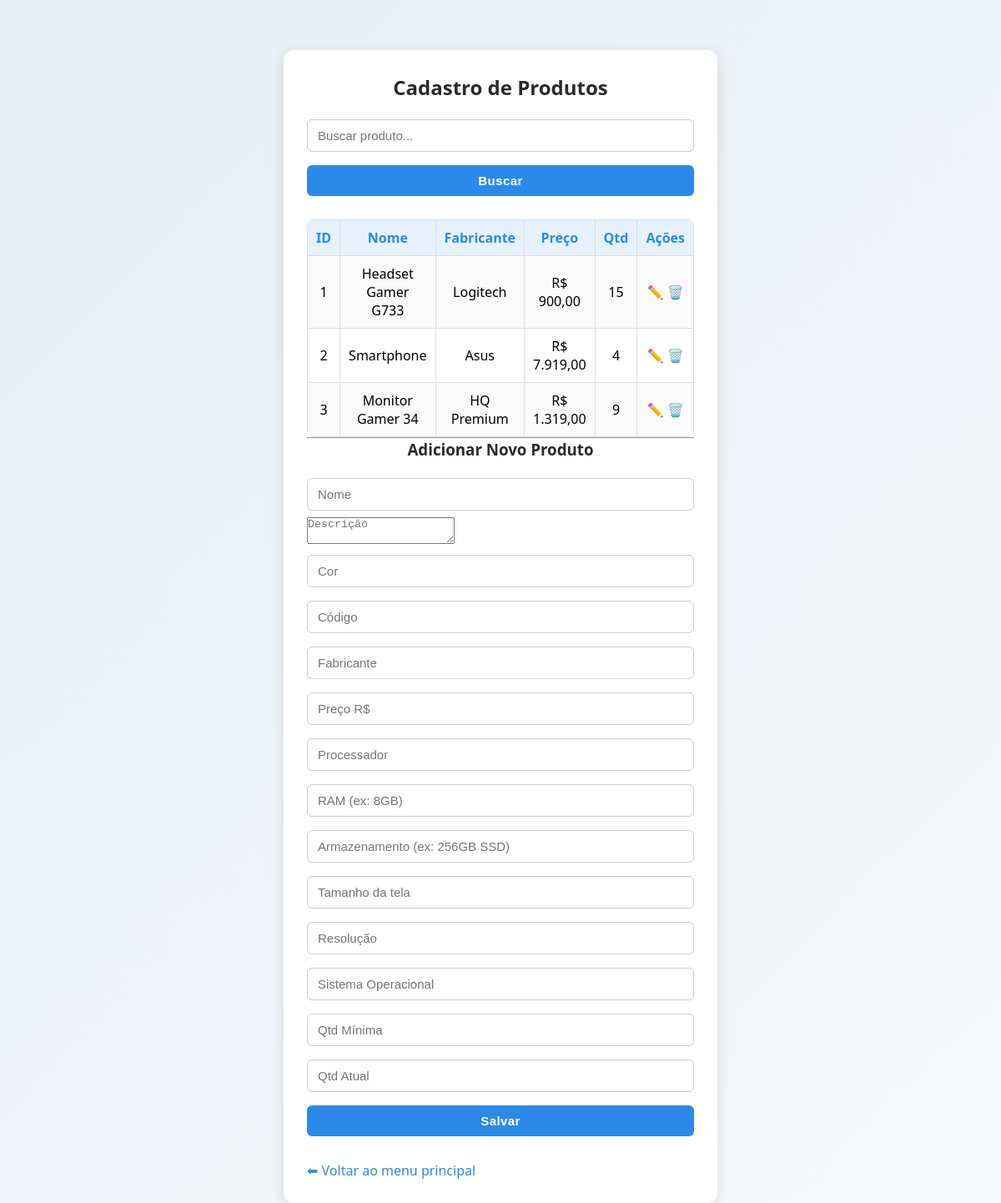
Page /cadastro_produto.php (signed in) on the committed database.
### tables this page shows
CREATE TABLE produtos (
  id_produto INT AUTO_INCREMENT PRIMARY KEY,
  nome VARCHAR(100) NOT NULL,
  descricao TEXT NOT NULL,
  cor VARCHAR (10) NOT NULL,
  codigo VARCHAR(50) NOT NULL,
  fabricante VARCHAR(20) NOT NULL,
  preco DECIMAL NOT NULL,
  processador VARCHAR(50) NULL,
  ram VARCHAR (10) NULL,
  armazenamento VARCHAR(50) NULL,
  tamanho_tela VARCHAR(50) NULL,
  resolucao VARCHAR(50) NULL,
  sistema_ope VARCHAR(50) NULL,
  quantidade_minima INT DEFAULT 0,
  quantidade_atual INT DEFAULT 0
);

### cadastro_produto.php (the view, shortened to what this page needs)
<?php
include('conexao.php');
$busca = isset($_GET['busca']) ? $_GET['busca'] : '';
$sql = "SELECT * FROM produtos WHERE nome LIKE '%$busca%'";
$result = $conn->query($sql);
$produtoEdit = [
    'id_produto' => '',
    'nome' => '',
    'descricao' => '',
    'cor' => '',
    'codigo' => '',
    'fabricante' => '',
    'preco' => '',
    'processador' => '',
    'ram' => '',
    'armazenamento' => '',
    'tamanho_tela' => '',
    'resolucao' => '',
    'sistema_ope' => '',
    'quantidade_minima' => '',
    'quantidade_atual' => ''
];
?>
<!DOCTYPE html>
<html lang="pt-br">
<head>
<link rel="stylesheet" href="style.css">
</head>
<body>
<div class="container">
<h2>Cadastro de Produtos</h2>
<form method="get" style="margin-bottom:10px;">
  <input type="text" name="busca" placeholder="Buscar produto..." value="<?= htmlspecialchars($busca) ?>">
  <button type="submit">Buscar</button>
</form>
<table>
<tr>
  <th>ID</th>
  <th>Nome</th>
  <th>Fabricante</th>
  <th>Preço</th>
  <th>Qtd</th>
  <th>Ações</th>
</tr>
<?php if ($result->num_rows > 0): ?>
<?php while($p = $result->fetch_assoc()): ?>
<tr>
  <td><?= $p['id_produto'] ?></td>
  <td><?= htmlspecialchars($p['nome']) ?></td>
  <td><?= htmlspecialchars($p['fabricante']) ?></td>
  <td>R$ <?= number_format($p['preco'], 2, ',', '.') ?></td>
  <td><?= $p['quantidade_atual'] ?></td>
  <td>
    <a href="?editar=<?= $p['id_produto'] ?>">✏️</a>
    <a href="?excluir=<?= $p['id_produto'] ?>" onclick="return confirm('Deseja excluir este produto?')">🗑️</a>
  </td>
</tr>
<?php endwhile; ?>
<?php else: ?>
<tr><td colspan="6">Nenhum produto encontrado.</td></tr>
<?php endif; ?>
</table>
<hr>
<h3><?= $produtoEdit['id_produto'] ? "Editar Produto" : "Adicionar Novo Produto" ?></h3>
<form method="post">
  <input type="text" name="nome" placeholder="Nome" value="<?= htmlspecialchars($produtoEdit['nome']) ?>" required><br>
  <textarea name="descricao" placeholder="Descrição" required><?= htmlspecialchars($produtoEdit['descricao']) ?></textarea><br>
  <input type="text" name="cor" placeholder="Cor" value="<?= htmlspecialchars($produtoEdit['cor']) ?>"><br>
  <input type="text" name="codigo" placeholder="Código" value="<?= htmlspecialchars($produtoEdit['codigo']) ?>" required><br>
  <input type="text" name="fabricante" placeholder="Fabricante" value="<?= htmlspecialchars($produtoEdit['fabricante']) ?>" required><br>
  <input type="number" step="0.01" name="preco" placeholder="Preço R$" value="<?= htmlspecialchars($produtoEdit['preco']) ?>" required><br>
  <input type="text" name="processador" placeholder="Processador" value="<?= htmlspecialchars($produtoEdit['processador']) ?>"><br>
  <input type="text" name="ram" placeholder="RAM (ex: 8GB)" value="<?= htmlspecialchars($produtoEdit['ram']) ?>"><br>
  <input type="text" name="armazenamento" placeholder="Armazenamento (ex: 256GB SSD)" value="<?= htmlspecialchars($produtoEdit['armazenamento']) ?>"><br>
  <input type="text" name="tamanho_tela" placeholder="Tamanho da tela" value="<?= htmlspecialchars($produtoEdit['tamanho_tela']) ?>"><br>
  <input type="text" name="resolucao" placeholder="Resolução" value="<?= htmlspecialchars($produtoEdit['resolucao']) ?>"><br>
  <input type="text" name="sistema_ope" placeholder="Sistema Operacional" value="<?= htmlspecialchars($produtoEdit['sistema_ope']) ?>"><br>
  <input type="number" name="minimo" placeholder="Qtd Mínima" value="<?= htmlspecialchars($produtoEdit['quantidade_minima']) ?>" required><br>
  <input type="number"
         name="quantidade"
         placeholder="Qtd Atual"
         value="<?= htmlspecialchars($produtoEdit['quantidade_atual']) ?>"
         <?= $produtoEdit['id_produto'] ? 'readonly' : '' ?>
         required><br>
  <button type="submit" name="salvar">Salvar</button>
</form>
<br>
<a href="index.php">⬅ Voltar ao menu principal</a>
</div>
</body>
</html>

### style.css (style rules this page uses)
* { box-sizing: border-box; margin: 0; padding: 0; }
body { font-family: "Segoe UI", Arial, sans-serif; background: linear-gradient(135deg, #e6eef6, #f8f9fa); padding: 20px; }
.container { width: 100%; max-width: 520px; margin: 40px auto; background: #ffffff; padding: 28px; border-radius: 12px; box-shadow: 0 4px 18px rgba(0, 0, 0, 0.12); transition: transform 0.2s ease; }
h2, h3 { text-align: center; margin-bottom: 14px; color: #2b2b2b; font-weight: 600; }
input, select, button { width: 100%; padding: 10px 12px; margin: 8px 0; border-radius: 6px; border: 1px solid #ccc; font-size: 15px; transition: all 0.2s ease; }
button { background: #2c89e8; color: #fff; border: none; font-weight: bold; letter-spacing: 0.4px; }
table { width: 100%; border-collapse: collapse; margin-top: 20px; border-radius: 8px; overflow: hidden; }
th { background: #e6f1fb; color: #2c89e8; font-weight: bold; }
th, td { border: 1px solid #ddd; padding: 10px; text-align: center; }
tr:nth-child(even) { background: #fafafa; }
a { text-decoration: none; color: #2c89e8; transition: color 0.2s ease; }

### rows in the picture
produtos: id_produto "1", nome "Headset Gamer G733", fabricante "Logitech", preco "900,00", quantidade_atual "15"
produtos: id_produto "2", nome "Smartphone", fabricante "Asus", preco "7.919,00", quantidade_atual "4"
produtos: id_produto "3", nome "Monitor Gamer 34", fabricante "HQ Premium", preco "1.319,00", quantidade_atual "9"
